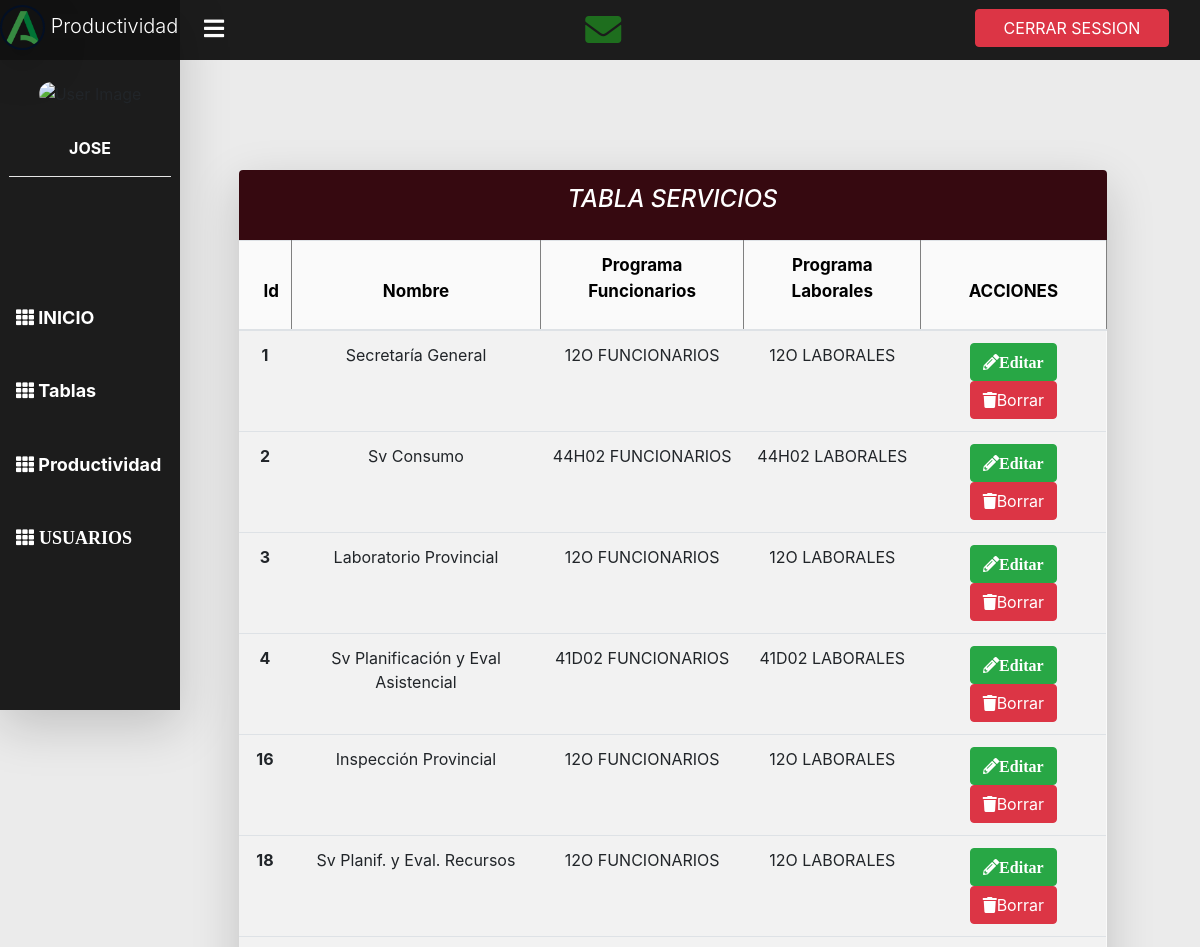
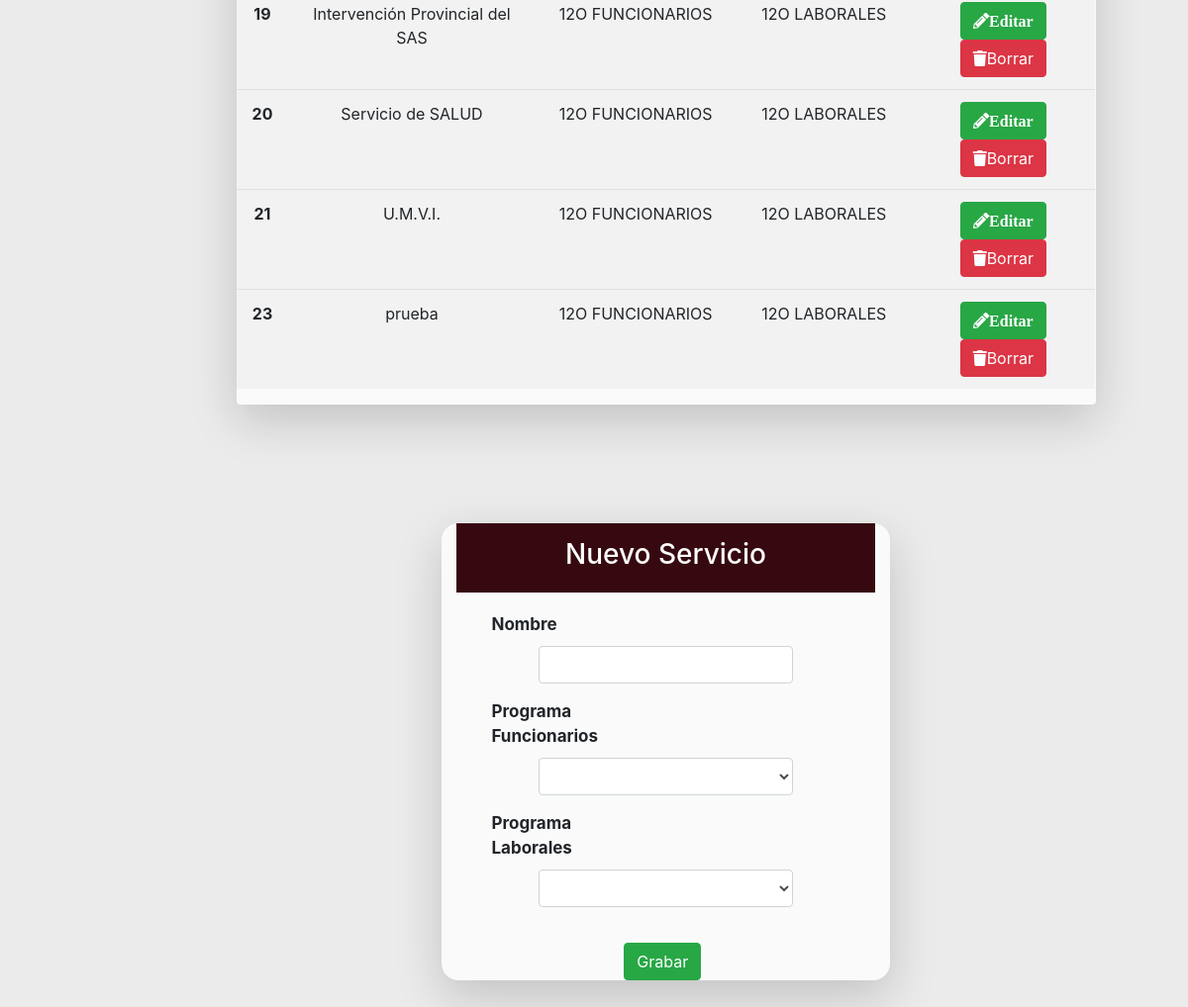
The page /index.php?controller=servicio&action=index (signed in) on the database its author committed (2 pictures, top to bottom).
### tables this page shows
CREATE TABLE `programa` (
  `id` int(11) NOT NULL,
  `nombre` varchar(100) NOT NULL,
  `categoria` varchar(15) NOT NULL DEFAULT 'Funcionarios'
);

CREATE TABLE `servicio` (
  `id` int(11) NOT NULL,
  `nombre` varchar(100) NOT NULL,
  `id_programa_func` int(11) NOT NULL,
  `id_programa_lab` int(11) NOT NULL
);

### controller/ControladorBase.php (called while the page is built, shortened)
<?php
class ControladorBase{
    public function __construct() {
	require_once 'model/EntidadBase.php';
	require_once 'controller/CondicionFiltro.php';
    }
    public function cargarVista($vista,$datos){
        require_once 'view/AyudaVistas.php';
        $helper=new AyudaVistas();
        require_once 'view/'.$vista.'View.php';
    }
}
?>

### controller/ServicioController.php (called while the page is built, shortened)
<?php
class ServicioController extends ControladorBase{
    public function index(){
        $servicio=new Servicio();
        $programa=new Programa();
        $conversaciones = new Conversaciones();
        $totalmensajes = $conversaciones->NoLeidos($_SESSION["id"]);
		$id=1;
        if(isset($_REQUEST["volvercontroller"]) && !isset($_REQUEST["volverclave"])) {
            $volver=array("controller" => $_REQUEST["volvercontroller"],
                        "action" => $_REQUEST["volveraction"],
                        "clave" => "id",
                        "valor" => $id
                            );
            }else if (isset($_REQUEST["volvercontroller"]) && isset($_REQUEST["volverclave"])) {
                        $volver=array("controller" => $_REQUEST["volvercontroller"],
                                    "action" => $_REQUEST["volveraction"],
                                    "clave" => $_REQUEST["volverclave"],
                                    "valor" => $_REQUEST["volvervalor"]
                                    );
            }else {
                $volver=array("controller" => "servicio",
                 "action" => "index",
                  "clave" => "id",
                  "valor" => $id
                  );
            }
		$page=1;
		$filtro=null;
		$allservices=$servicio->getAllServ("id","ASC",$servicio->pagelimit,($page-1)*$servicio->pagelimit,$filtro);
		 foreach($allservices as $service){
			$nombre_programa_laborales=$programa->getById($service->id_programa_lab,"id");
			$service->nombre_prog_lab=$nombre_programa_laborales->nombre ;
	    }
        $filtro_funcionarios=array(
                              'categoria'=>new CondicionFiltro(CondicionFiltro::Igual,'Funcionarios')
                              );
		$programas_funcionarios=$programa->getAll("nombre","ASC",20,-1,$filtro_funcionarios);
		$filtro_laborales=array(
                              'categoria'=>new CondicionFiltro(CondicionFiltro::Igual,'Laborales')
                              );
		$programas_laborales=$programa->getAll("nombre","ASC",20,-1,$filtro_laborales);
        $count=$servicio->getAllCount($filtro);
        $this->cargarVista("servicio/index",array(
			"operacion"=>"nuevo",
			"volver"=>$volver,
            "allservices"=>$allservices,
			"programas_funcionarios"=>$programas_funcionarios,
			"programas_laborales"=>$programas_laborales,
			"count"=>$count,
            "filtro"=>$filtro,
            "page"=>$page,
            "pagelimit"=>$servicio->pagelimit,
            "totalmensajes" => $totalmensajes
        ));
    }
}
?>

### model/Servicio.php (called while the page is built, shortened)
<?php
class Servicio extends EntidadBase{
    private $model;
    public function __construct(){
        $this->table="servicio";
        $this->model="Servicio";
        $this->pagelimit=20;
    }
	public function getAllServ($ordercol="id", $order="DESC", $limit=20, $primfila=null,$filter=null){
		$bindparams=null;
		if ($filter != null ) {
			$query="SELECT servicio.id,servicio.nombre AS nombre_servicio,id_programa_func, id_programa_lab, programa.nombre AS nombre_prog_func,programa.id AS id_programa,'' AS nombre_prog_lab
				FROM programa INNER JOIN servicio ON programa.id = servicio.id_programa_func";
			$bindparams=array();
			$yawhere=0;
			foreach ($filter as $columna => $condicion) {
				if ($condicion->valor1 != "") {
                               if ($condicion->tipoComparacion ==CondicionFiltro::Igual) {
                                        $bindparams[":$columna"]="$condicion->valor1";
                                        $f="$columna = :$columna";
                                }
                                if ($condicion->tipoComparacion ==CondicionFiltro::Contiene) {
                                        $bindparams[":$columna"]="%$condicion->valor1%";
                                        $f="$columna LIKE :$columna";
                                }
					if ($yawhere == 0 ) {
						$query=$query." WHERE $f";
						$yawhere=1;
					}
					else {
						$query=$query." AND $f";
					}
				}
			}
			if ($yawhere == 0 ){
				$query=$query."WHERE servicio.id_programa_func=programa.id";
			} else {
				$query=$query." AND servicio.id_programa_func=programa.id";
			}
			$query=$query." ORDER BY $ordercol $order";
		} else {
	$query="SELECT servicio.id,servicio.nombre AS nombre_servicio,id_programa_func, id_programa_lab, programa.nombre AS nombre_prog_func,programa.id AS id_programa,'' AS nombre_prog_lab
				FROM programa INNER JOIN servicio ON programa.id = servicio.id_programa_func
				ORDER BY $ordercol $order";
		}
	if ($primfila>=0) {
	   $query=$query." LIMIT ".$limit." OFFSET ".$primfila;
	}
		$stmt = $this->db()->prepare($query);
		$stmt->execute($bindparams);
        $resultSet=$stmt->fetchAll(PDO::FETCH_CLASS, $this->model);
		return $resultSet;
    }
}
?>

### model/EntidadBase.php (called while the page is built, shortened)
<?php
class EntidadBase{
    private $table;
    private $model;
    public function __construct($table,$model) {
        $this->table=(string) $table;
        $this->model=(string) $model;
    }
    public function db(){
        global $dbh;
	if( isset($dbh) ) {
        	return $dbh;
    	} else {
        	$this->conectar=new Conectar();
        	$dbh=$this->conectar->conexion();
        	return $dbh;
	}
    }
    public function getAll($ordercol="id", $order="DESC", $limit=20, $primfila=null,$filter=null){
	$bindparams=null;
	$query="SELECT * FROM $this->table ORDER BY $ordercol $order";
	if ($filter != null ) {
		$query="SELECT * FROM $this->table ";
		$bindparams=array();
		$yawhere=0;
		foreach ($filter as $columna => $condicion) {
			if ($condicion->valor1 != "") {
                               if ($condicion->tipoComparacion ==CondicionFiltro::Igual) {
                                        $bindparams[":$columna"]="$condicion->valor1";
                                        $f="$columna = '$condicion->valor1'";
                                }
				if ($yawhere == 0 ) {
				    $query=$query." WHERE $f";
				    $yawhere=1;
				}
				else {
				    $query=$query." AND $f";
				}
			}
		}
		$query=$query." ORDER BY $ordercol $order";
	}
	$stmt = $this->db()->prepare($query);
	$stmt->execute($bindparams);
        $resultSet=$stmt->fetchAll(PDO::FETCH_CLASS, $this->model);
	return $resultSet;
    }
}
?>

### model/Programa.php (called while the page is built, shortened)
<?php
class Programa extends EntidadBase{
 public function __construct(){
  $this->table="programa";
  $this->model="Programa";
 }
}
?>

### view/AyudaVistas.php (called while the page is built, shortened)
<?php
class AyudaVistas{
    public function url($controlador=CONTROLADOR_DEFECTO,$accion=ACCION_DEFECTO,$clave="id",$valor=null){
	$urlString="index.php?controller=".$controlador."&action=".$accion;
        return $urlString;
    }
}
?>

### controller/CondicionFiltro.php (called while the page is built, shortened)
<?php
class CondicionFiltro{
 public function __construct() {
	$num = func_num_args();
	$this->tipoComparacion=func_get_arg(0);
	$this->valor1=func_get_arg(1);
 }
}
?>

### view/servicio/indexView.php (the view, shortened to what this page needs)
<!DOCTYPE html>
<html lang="en">
<head>
    <link rel="stylesheet" href="view/plugins/fontawesome-free/css/all.min.css">
    <link rel="stylesheet" href="https://stackpath.bootstrapcdn.com/bootstrap/4.1.3/css/bootstrap.min.css">
</head>
<body style="background-color: #ebebeb;">
<?php
    if ($volver["action"]=="editar") {
        $edit_nombre= ($service->nombre);
		$edit_programa_func=($service->id_programa_func);
		$edit_programa_lab=($service->id_programa_lab);
		$edit_id= ($service->id);
    } else {
        $edit_programa_func="";
		$edit_programa_lab="";
		$edit_nombre= "";
    }
?>
<?php require_once 'view/comun/leftnavbar.php'; ?>
        <?php require_once 'view/comun/sidebar.php'; ?>
    <div id="contenedortodo" class="row" style="margin-left:130px;padding-top:100px;">
        <div id="tablacontenedor" class="table-responsive text-center rounded shadow-lg" style="background-color: #fafafa; width:80%; margin:auto; margin-bottom:80px; margin-top:70px;" class="shadow-lg">
            <table class="table">
                <div style="height:70px; width:100%; background-color:#360910;" class="text-center">
                    <h4 style="color:white; font-style:italic; padding:15px;">TABLA SERVICIOS</h4>
                </div>
                <thead style="padding:0;height:40px; width:100%;">
                    <tr style="color:black; font-size:17px; height:100%;">
                    <th scope="col" style="padding-bottom:25px; padding-left:25px; border-right:1px solid gray;">Id</th>
                    <th scope="col" style="padding-bottom:25px; border-right:1px solid gray;">Nombre</th>
                    <th scope="col" style="padding-bottom:25px; border-right:1px solid gray;">Programa Funcionarios</th>
                    <th scope="col" style="padding-bottom:25px; border-right:1px solid gray;">Programa Laborales</th>
                    <th scope="col" style="padding-bottom:25px; border-right:1px solid gray;">ACCIONES</th>
                    </tr>
                </thead>
                <tbody style="background-color: rgba(235,235,235, 0.5); margin-top:0px;">
                    <?php
						foreach($allservices as $service) {  ?>
                            <tr>
                                <th scope="row"><?php echo ($service->id); ?></th>
                                <td><?php echo ($service->nombre_servicio); ?></td>
                                <td><?php echo $service->nombre_prog_func; ?></td>
                                <td><?php echo $service->nombre_prog_lab; ?>  </td>
                                <td>
                                    <a class="btn btn-success" href="<?php echo $helper->url("servicio","editar"); ?>&id=<?php echo $service->id; ?>"  class="btn btn-editar btn-xs">
                                        <i class="fas fa-pencil-alt">Editar</i>
                                    </a>
                                    <button type="button" class="btn btn-danger" data-toggle="modal" data-href="<?php echo $helper->url("servicio","borrar"); ?>&id=<?php echo $service->id; ?>" data-target="#borrar-confirm" ><i class="fas fa-trash"></i>Borrar</button>
                                </td>
                            </tr>
                    <?php } ?>
                </tbody>
            </table>
        </div>
        <div class="col-lg-5 col-md-5 col-sm-12 shadow-lg" style="background-color:#fafafa; margin:auto; margin-top:40px; margin-bottom:100px; border-radius:17px;">
            <div>
                <div style="background-color:#360910;width:100%; height:70px;padding-top:15px;">
                    <?php
                       if ($operacion == "editar") {
                            $texto_submit="Modificar"; ?>
                            <h3 style="text-align:center;color:white">Editar Servicio</h3>
                    <?php }  else if ($operacion == "nuevo") {
                                $texto_submit="Grabar";?>
                                <h3 style="text-align:center;color:white">Nuevo Servicio</h3>
                    <?php } ?>
                </div>
                    <div>
                        <?php
                            if ($operacion == "editar") {
                        ?>
                        <form id="formulario" action="<?php echo $helper->url("servicio","actualizar"); ?>" method="post" class="form-horizontal" role="form">
                            <input type="hidden" name="id" value=<?php echo $volver["valor"]; ?> />
                            <?php }  else if ($operacion == "nuevo") {?>
                                    <form id="formulario" action="<?php echo $helper->url("servicio","crear"); ?>&volvercontroller=<?php echo $volver["controller"] ?>&volveraction=<?php echo $volver["action"] ?>" method="post" class="form-horizontal" role="form">
                                 <?php }
                                 ?>
                                 <div class="card-body">
                                    <div class="form-group">
                                       <label for="nombre" class="col-sm-3 control-label" style="font-weight:bold; font-size:17px;">Nombre </label>
                                       <div class="col-sm-9" style="margin:auto;">
                                       <input type="text" class="form-control" id="inombre" name="nombre" value="<?php if (isset($service)){ echo $edit_nombre;} ?>">
                                        </div>
                                    </div>
                                    <div class="form-group">
                                       <label for="programa-func" class="col-sm-3 control-label" style="font-weight:bold; font-size:17px;">Programa Funcionarios</label>
                                       <div class="col-sm-9" style="margin:auto;">
                                          <select class="form-control" name="programa-func" id="iprograma-func">
                                             <?php echo "<br>";
                                                if ($operacion == "nuevo"){  ?>
                                             <option value="<?php echo ""; ?>" selected  > </option>
                                             <?php }
											  foreach($programas_funcionarios as $programa) { ?>
                                              <option  value="<?php echo $programa->id; ?>" <?php if ($operacion == "editar" && $programa->getId()==$edit_programa_func){ ?> selected  <?php } ?>  > <?php  echo $programa->nombre; ?> </option>
                                              <?php } ?>
                                             </select>
                                       </div>
                                    </div>
                                    <div class="form-group">
                                       <label for="programa-lab" class="col-sm-3 control-label" style="font-weight:bold; font-size:17px;">Programa Laborales</label>
                                       <div class="col-sm-9" style="margin:auto;">
                                          <select class="form-control" name="programa-lab" id="iprograma-lab">
                                             <?php echo "<br>";
                                                if ($operacion == "nuevo"){  ?>
                                             <option value="<?php echo ""; ?>" selected  > </option>
                                             <?php }
											  foreach($programas_laborales as $programa) { ?>
                                              <option  value="<?php echo $programa->id; ?>" <?php if ($operacion == "editar" && $programa->getId()==$edit_programa_lab){ ?> selected  <?php } ?>  > <?php  echo $programa->nombre; ?> </option>
                                              <?php } ?>
                                             </select>
                                       </div>
                                    </div>
                                 </div>
                                 <?php if($texto_submit=="Grabar"){ ?>
                                 <div style="margin-left:40%;">
                                 <?php } ?>
                                    <input type="submit" value="<?php echo $texto_submit;?>" class="btn btn-success "/>
                                 </div>
                           </div>
                        </div>
                     </div>
    </div>
</body>
</html>

### view/servicio/indexView.php (style rules this page uses)
* { box-sizing: border-box; }

### rows shown on the page
programa: servicio.id "1", servicio.nombre "Secretaría General", nombre "12O FUNCIONARIOS", servicio.id "3", servicio.nombre "Laboratorio Provincial", servicio.id "16", servicio.nombre "Inspección Provincial", servicio.id "18", servicio.nombre "Sv Planif. y Eval. Recursos", servicio.id "19", servicio.nombre "Intervención Provincial del SAS", servicio.id "20", servicio.nombre "Servicio de SALUD", servicio.id "21", servicio.nombre "U.M.V.I.", servicio.id "23", servicio.nombre "prueba"
programa: nombre "12O LABORALES"
programa: servicio.id "2", servicio.nombre "Sv Consumo", nombre "44H02 FUNCIONARIOS"
programa: nombre "44H02 LABORALES"
programa: servicio.id "4", servicio.nombre "Sv Planificación y Eval Asistencial", nombre "41D02 FUNCIONARIOS"
programa: nombre "41D02 LABORALES"

### other values the page prints
$_SESSION["nombre"] "JOSE"
